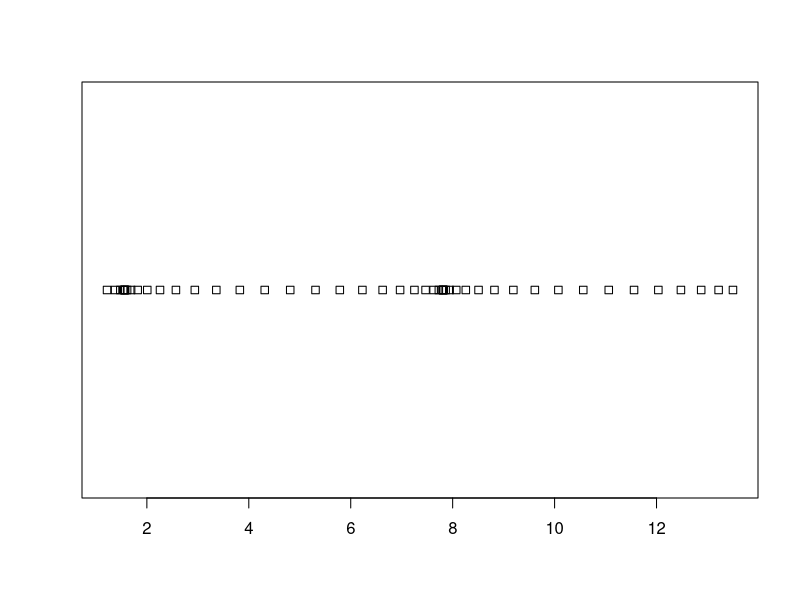
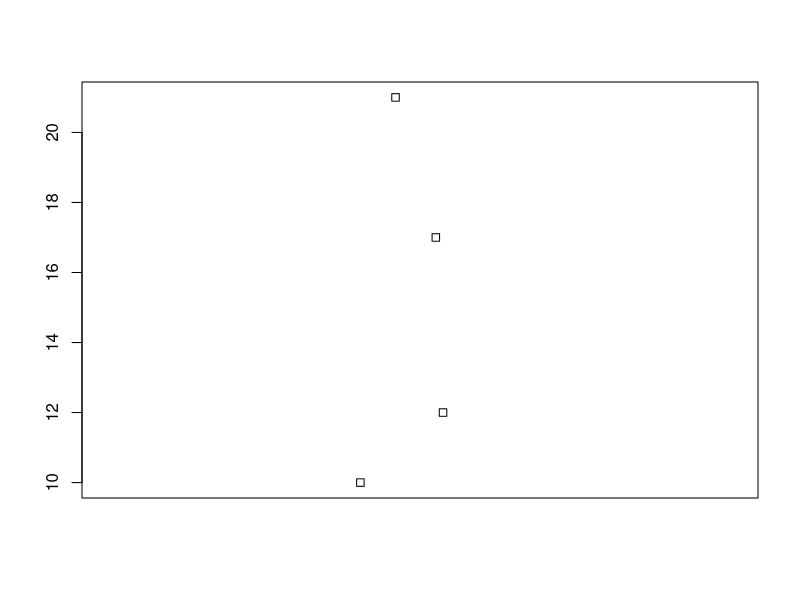
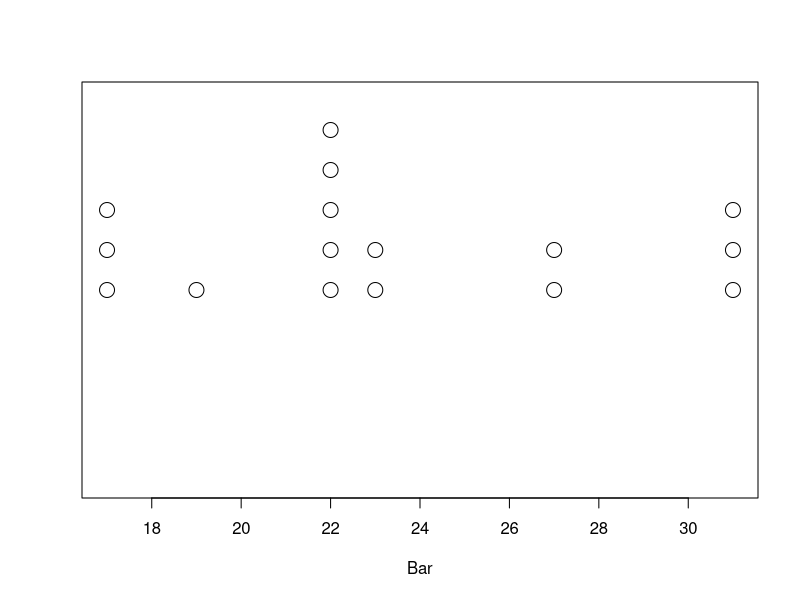

These figures' R source, in order:
x <- c(1:50)
y <- x/4 + cos(x/50.0*4.0*pi)

x11()

stripchart(y)

z <- locator(1) # wait for mouse click or enter pressed

foo <- c(10, 12, 17, 21)
stripchart(foo, vertical=TRUE, method="jitter")

z <- locator(1)

bar <- c(17, 17, 17, 19, 22, 22, 22, 22, 22, 23, 23, 27, 27, 31, 31, 31)
stripchart(bar, method='stack', xlab='Bar', pch=1, offset=1, cex=2)
z <- locator(1)
